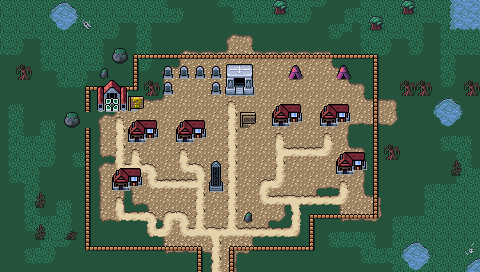

A 2D game scene composited from a Tiled map and its tileset images. What follows is a short description and the map's XML, with each tile layer's data collapsed to a summary:
An orthogonal 30x17 tile map with 16x16 px tiles, 4 tile layers (Background, Ground, Foreground, AboveSprites), 3 tilesets and 7 objects.

<map version="1.10" tiledversion="1.10.1" orientation="orthogonal" renderorder="right-down" width="30" height="17" tilewidth="16" tileheight="16" infinite="0" nextlayerid="6" nextobjectid="54">
 <editorsettings>
  <export target="wastetown..tmx" format="tmx" />
 </editorsettings>
 <tileset firstgid="1" source="../../../../common/maps/tileset/main.tsx" />
 <tileset firstgid="10113" source="../../../../common/maps/tileset/buildings.tsx" />
 <tileset firstgid="11905" source="../../../../common/maps/tileset/buildings-nocollide.tsx" />
 <layer id="1" name="Background" width="30" height="17">
  <data>[510 cells, 510 non-empty, 1 distinct tile ids]</data>
 </layer>
 <layer id="2" name="Ground" width="30" height="17">
  <data>[510 cells, 398 non-empty, 43 distinct tile ids]</data>
 </layer>
 <layer id="3" name="Foreground" width="30" height="17">
  <properties>
   <property name="spriteLayer" type="bool" value="true" />
  </properties>
  <data>[510 cells, 146 non-empty, 29 distinct tile ids]</data>
 </layer>
 <layer id="5" name="AboveSprites" width="30" height="17">
  <data>[510 cells, 35 non-empty, 17 distinct tile ids]</data>
 </layer>
 <objectgroup id="4" name="Objects">
  <object id="38" template="../../../../common/maps/obj/entry_up.tx" x="208" y="272" />
  <object id="41" template="../../../../common/maps/obj/shop.tx" x="129" y="146">
   <properties>
    <property name="commonShopList" value="Black1,Black2" />
   </properties>
  </object>
  <object id="42" template="../../../../common/maps/obj/shop.tx" x="177" y="145">
   <properties>
    <property name="commonShopList" value="ColorRandomBlack" />
   </properties>
  </object>
  <object id="47" template="../../../../common/maps/obj/inn.tx" x="230" y="98" />
  <object id="48" template="../../../../common/maps/obj/shop.tx" x="336" y="80">
   <properties>
    <property name="commonShopList" value="Swamp" />
   </properties>
  </object>
  <object id="49" template="../../../../common/maps/obj/quest.tx" x="95" y="114" width="36" height="16">
   <properties>
    <property name="questtype" value="swamp_town_identity" />
   </properties>
  </object>
  <object id="50" template="../../../../common/maps/obj/shardtrader.tx" x="288" y="82" />
 </objectgroup>
</map>
